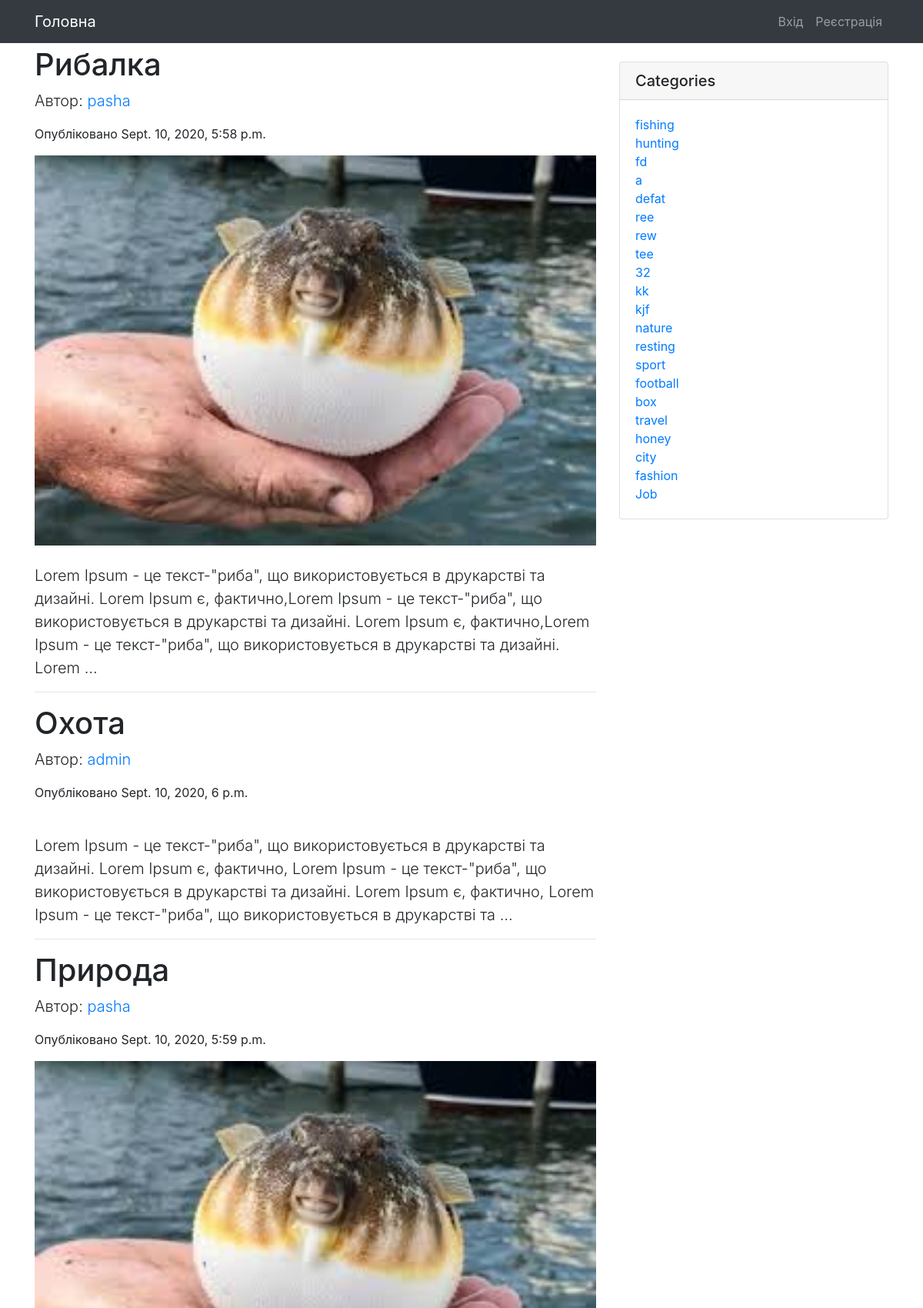
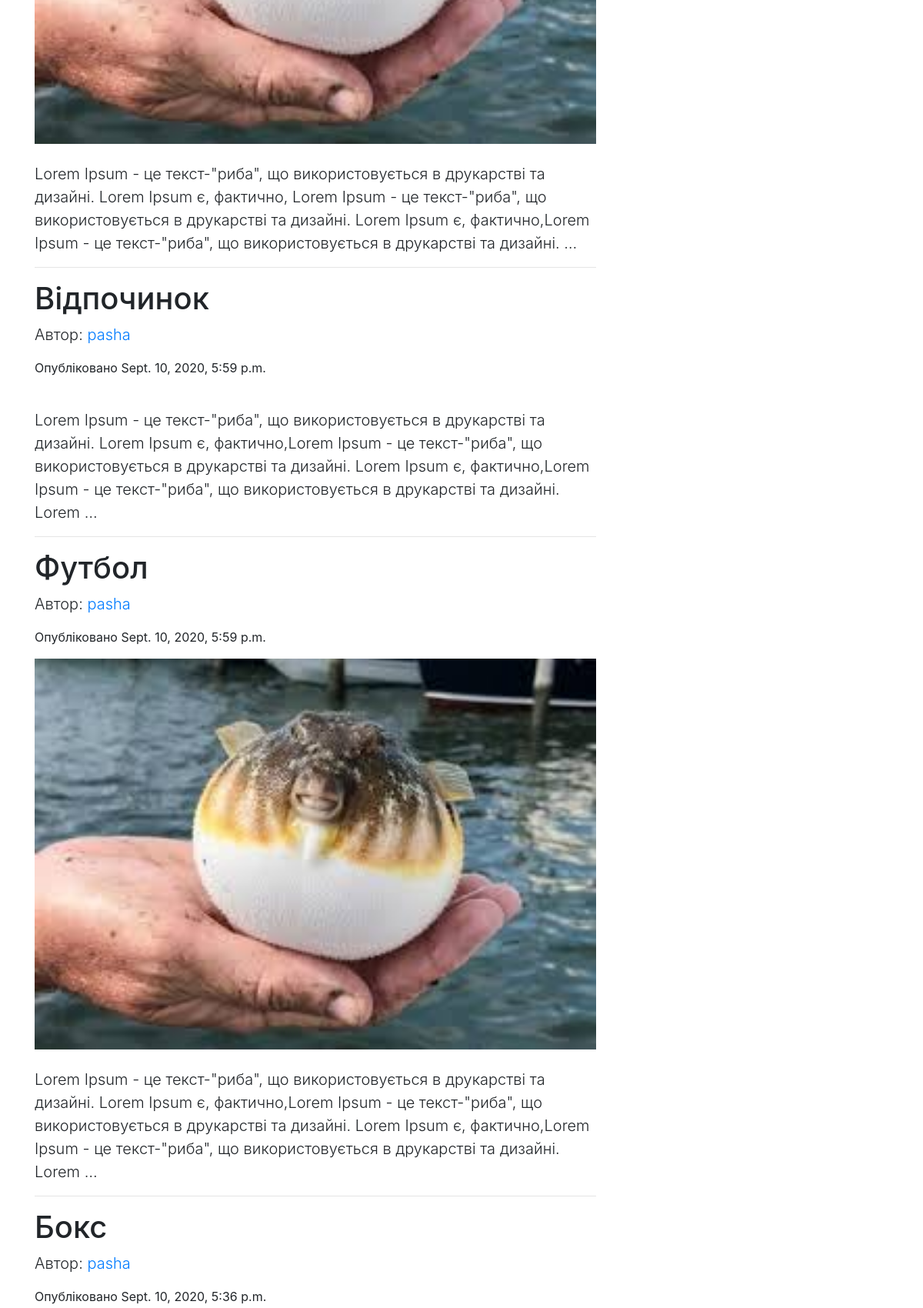
The page / (upper part) on the database its author committed (2 pictures, top to bottom).
### blog/models.py (models this page shows, shortened)
class Post(models.Model):
    class Meta:
        db_table = 'post'
        verbose_name = 'Стаття'
        verbose_name_plural = "Статті"
        ordering = ['create']
    title = models.CharField("Заголовок", max_length=200)
    author = models.ForeignKey(
        'auth.User',
        on_delete=models.CASCADE,
    )
    text = models.TextField("Текст статті", max_length=2500)
    image = models.ImageField("Зображення", upload_to="images/", blank=True)
    create = models.DateTimeField("Створенно", auto_now_add=True)
    update = models.DateTimeField("Обновленно", auto_now=True)
    moderation = models.BooleanField("Модерація", default=False)
    tags = TaggableManager()
    @property
    def image_url(self):
        if self.image and hasattr(self.image, 'url'):
            return self.image.url

### blog/views.py (the view)
# urls.py: path('', HomeView.as_view(), name='home'),
class HomeView(TagMixin, ListView):
    template_name = 'index.html'
    model = Post
    paginate_by = '10'
    context_object_name = 'posts'

### blog/views.py (called while the page is built)
    def get_context_data(self, **kwargs):
        context = super(TagMixin, self).get_context_data(**kwargs)
        context['tags'] = Tag.objects.all()
        return context

### templates/index.html (shortened to what this page needs)
{% extends "base.html" %}
{% block content %}
    <div class="container">
        <div class="row">
          <div class="col-lg-8 flex-column position-relative">
              {% for post in posts %}
                    <h1 class="mt-1">
                        <a class="articles-title" href="{% url 'articles' post.id %}">
                            {{ post.title }}
                        </a>
                    </h1>
                    <p class="lead">
                      Автор:
                      <a href="#">{{ post.author }}</a>
                    </p>
                    <p>Опубліковано {{ post.update }}</p>
                    <img class="img-fluid pb-4" src="{{ post.image_url|default_if_none:'#' }}" alt="">
                    <p class="lead">
                        {{ post.text|truncatewords:40}}
                    </p>
                    <hr>
             {% endfor %}
          </div>
          <div class="col-md-4">
            <div class="card my-4">
              <h5 class="card-header">Categories</h5>
              <div class="card-body">
                <div class="row">
                  <div class="col-lg-6">
                    <ul class="list-unstyled mb-0">
                        {% for tag in tags %}
                         <li>
                            <a href="{% url 'tagged' tag.slug%}">{{ tag.name }}</a>
                         </li>
                        {% endfor %}
                    </ul>
                  </div>
                </div>
              </div>
            </div>
          </div>
        </div>
    </div>
{% endblock %}

### templates/base.html (shortened to what this page needs)
<!DOCTYPE html>
<html lang="en">
<head>
    {%  block title %}
        <link rel="stylesheet" href="https://stackpath.bootstrapcdn.com/bootstrap/4.5.2/css/bootstrap.min.css">
        {% load static %}
        <link rel="stylesheet" type="text/css" href="{% static "css/style.css" %}"/>
    {%  endblock %}
</head>
<body style="padding-top: 56px">
{%  block header %}
{%  include 'header.html' %}
{% endblock %}
{% block content %}{% endblock %}
</body>
</html>

### templates/header.html (shortened to what this page needs)
  <nav class="navbar navbar-expand-lg navbar-dark bg-dark fixed-top sticky">
    <div class="container">
          <a class="navbar-brand" href="{%  url "home" %}">Головна</a>
          <div class="collapse navbar-collapse" id="navbarResponsive">
            <ul class="navbar-nav ml-auto">
              <li class="nav-item">
                <a class="nav-link" href="#">Вхід</a>
              </li>
              <li class="nav-item">
                <a class="nav-link" href="#">Реєстрація</a>
              </li>
            </ul>
          </div>
    </div>
  </nav>

### static/css/style.css (style rules this page uses)
body { padding-top: 56px; }
.img-fluid { width: 100%; }
.articles-title { color: #212529; }

### rows shown on the page
Post: title "Рибалка", author "pasha", update "Sept. 10, 2020, 5:58 p.m.", image_url (picture), text "Lorem Ipsum - це текст-\"риба\", що використовується в друкарстві та дизайні. Lorem Ipsum є, фактично,Lorem Ipsum - це текст-\"риба\", що використовується в друкарстві та дизайні. Lorem Ipsum є, фактично,Lorem Ipsum - це текст-\"риба\", що використовується в друкарстві та дизайні. Lorem …"
Post: title "Охота", author "admin", update "Sept. 10, 2020, 6 p.m.", text "Lorem Ipsum - це текст-\"риба\", що використовується в друкарстві та дизайні. Lorem Ipsum є, фактично, Lorem Ipsum - це текст-\"риба\", що використовується в друкарстві та дизайні. Lorem Ipsum є, фактично, Lorem Ipsum - це текст-\"риба\", що використовується в друкарстві та …"
Post: title "Природа", author "pasha", update "Sept. 10, 2020, 5:59 p.m.", image_url (picture), text "Lorem Ipsum - це текст-\"риба\", що використовується в друкарстві та дизайні. Lorem Ipsum є, фактично, Lorem Ipsum - це текст-\"риба\", що використовується в друкарстві та дизайні. Lorem Ipsum є, фактично,Lorem Ipsum - це текст-\"риба\", що використовується в друкарстві та дизайні. …"
Post: title "Відпочинок", author "pasha", update "Sept. 10, 2020, 5:59 p.m.", text "Lorem Ipsum - це текст-\"риба\", що використовується в друкарстві та дизайні. Lorem Ipsum є, фактично,Lorem Ipsum - це текст-\"риба\", що використовується в друкарстві та дизайні. Lorem Ipsum є, фактично,Lorem Ipsum - це текст-\"риба\", що використовується в друкарстві та дизайні. Lorem …"
Post: title "Футбол", author "pasha", update "Sept. 10, 2020, 5:59 p.m.", image_url (picture), text "Lorem Ipsum - це текст-\"риба\", що використовується в друкарстві та дизайні. Lorem Ipsum є, фактично,Lorem Ipsum - це текст-\"риба\", що використовується в друкарстві та дизайні. Lorem Ipsum є, фактично,Lorem Ipsum - це текст-\"риба\", що використовується в друкарстві та дизайні. Lorem …"
Post: title "Бокс", author "pasha", update "Sept. 10, 2020, 5:36 p.m."
Tag: name "fishing"
Tag: name "hunting"
Tag: name "fd"
Tag: name "a"
Tag: name "defat"
Tag: name "ree"
Tag: name "rew"
Tag: name "tee"
Tag: name "32"
Tag: name "kk"
Tag: name "kjf"
Tag: name "nature"
Tag: name "resting"
Tag: name "sport"
Tag: name "football"
Tag: name "box"
Tag: name "travel"
Tag: name "honey"
Tag: name "city"
Tag: name "fashion"
Tag: name "Job"
